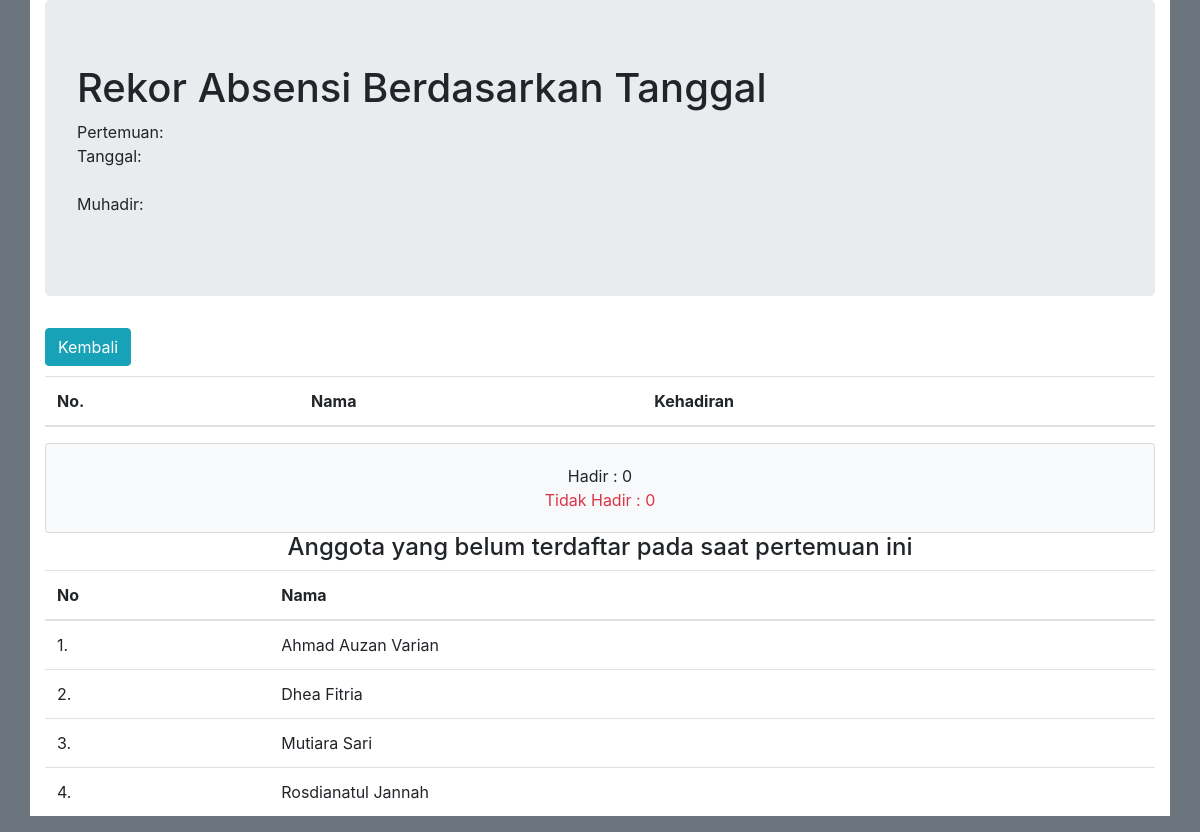
Before: /Absensi/rekor_tanggal/5 with the older database file.
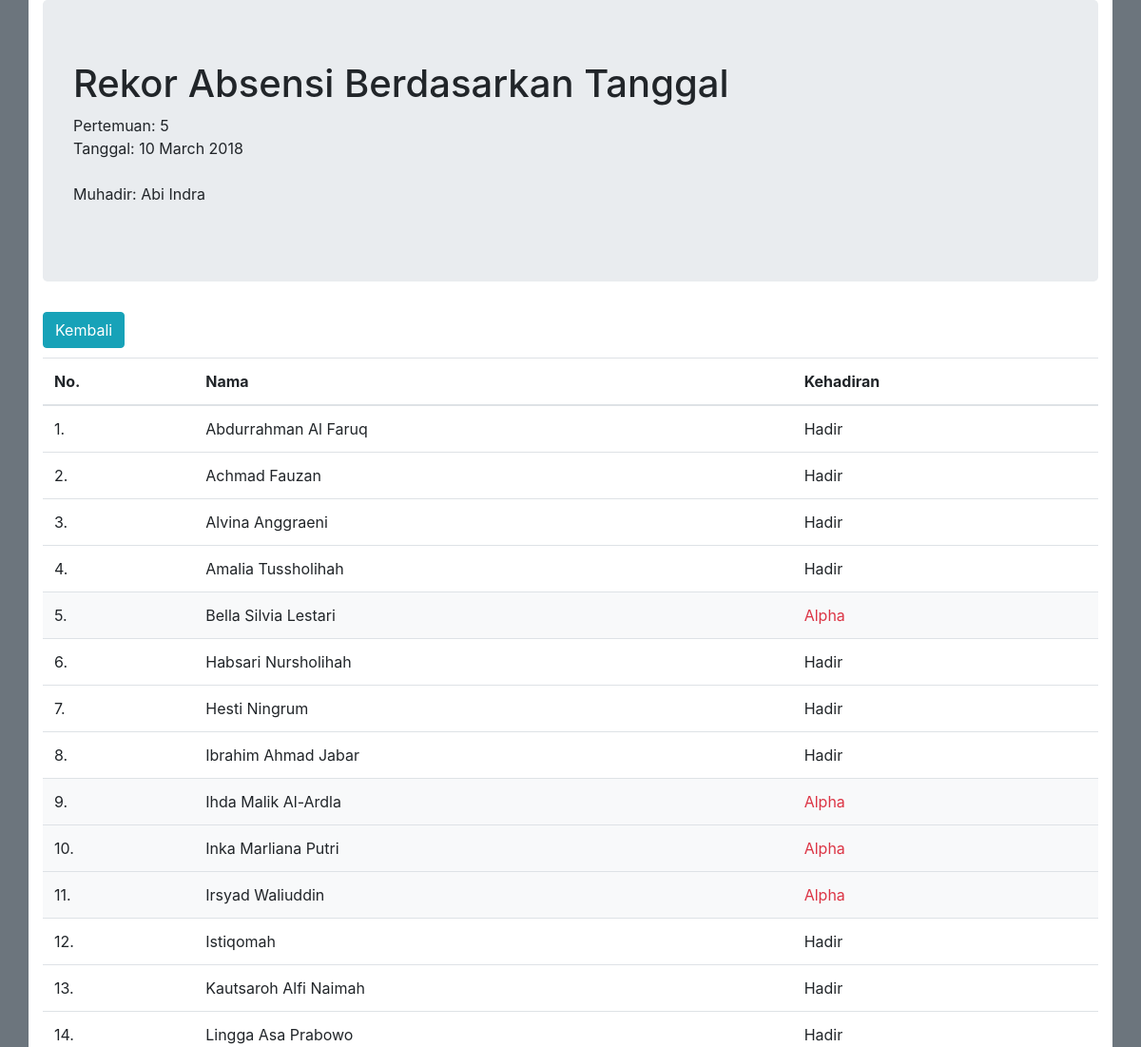
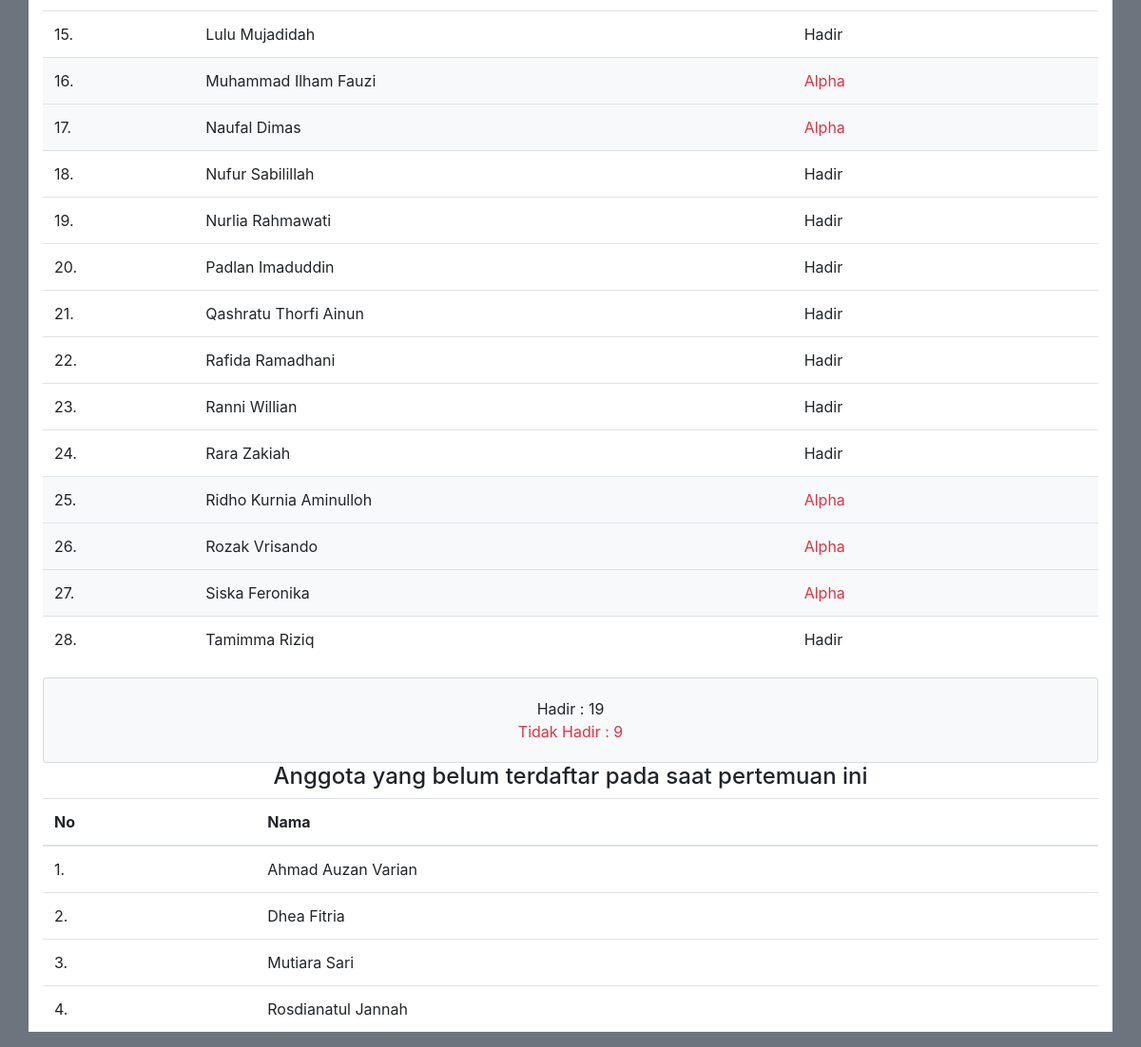
After: the same page with the newer database file (2 pictures, top to bottom).
### tables this page shows
CREATE TABLE `tbl_anggota` (
  `id` int(11) NOT NULL AUTO_INCREMENT,
  `nama` varchar(45) NOT NULL,
  `alamat` text NOT NULL,
  `notelp` varchar(13) NOT NULL,
  `foto` varchar(255) DEFAULT NULL,
  PRIMARY KEY (`id`)
);

CREATE TABLE `tbl_kehadiran` (
  `id_tgl` int(11) NOT NULL,
  `id` int(11) NOT NULL,
  `tanggal` date NOT NULL,
  `hadir` enum('Hadir','Alpha') NOT NULL,
  `id_muhadir` varchar(50) NOT NULL DEFAULT '',
  KEY `ID` (`id`)
);

### application/controllers/Absensi.php (called while the page is built, shortened)
<?php
class Absensi extends CI_Controller{
    public function __construct(){
        $this->load->model('absensi_model');
        $this->load->library('Pdf');
    }
    public function rekor_tanggal($id){
        $data = $this->absensi_model->query("SELECT *, DATE_FORMAT(tanggal,'%d %M %Y') as tanggal
                                            FROM tbl_anggota , tbl_kehadiran
                                            INNER JOIN tbl_muhadir
                                            ON tbl_muhadir.id_muhadir = tbl_kehadiran.id_muhadir
                                            where tbl_anggota.id = tbl_kehadiran.id AND id_tgl = $id
                                            order by nama asc"
                                        );
        $not = $this->absensi_model->query("SELECT id, nama FROM tbl_anggota WHERE id NOT IN(SELECT id FROM tbl_kehadiran WHERE id_tgl = $id) ORDER BY nama");
        $data = array(
            'data' => $data,
            'pertemuan' => $data[0]['id_tgl'],
            'tanggal' => $data[0]['tanggal'],
            'muhadir' => $data[0]['muhadir'],
            'not' => $not
            );
        $this->load->view('rekor_tanggal', $data);
    }
}

### index.php (called while the page is built, shortened)
<?php
require_once BASEPATH.'core/CodeIgniter.php';

### application/models/Absensi_model.php (called while the page is built, shortened)
<?php
class Absensi_model extends CI_Model{
    public function query($query){
        $res=$this->db->query($query);
        return $res->result_array();
    }
}

### application/views/rekor_tanggal.php (the view, shortened to what this page needs)
<!DOCTYPE HTML>
<html>
    <head>
    <link rel="stylesheet" href="https://maxcdn.bootstrapcdn.com/bootstrap/4.0.0/css/bootstrap.min.css">
    <link rel="stylesheet" href="<?php echo base_url('resources/css/w3-colors-win8.css'); ?>">
    </head>
    <body class="bg-secondary">
	<div class="container bg-white">
	    <div class="jumbotron">
	        <h1>Rekor Absensi Berdasarkan Tanggal</h1>
	        <p>
	            Pertemuan: <?= $pertemuan; ?> <br>
	            Tanggal: <?= $tanggal; ?><br><br>
    	        Muhadir: <?= $muhadir; ?>
	        </p>
	    </div>
	    <div class="pull-right" style="margin-bottom: 10px;">
	        <a class="btn btn-info" href="<?=site_url('Absensi/rekor_presensi'); ?>">Kembali</a>
	    </div>
	<table class="table">
		<thead>
			<th>No.</th>
			<th>Nama</th>
			<th>Kehadiran</th>
		</thead>
		<tbody>
			<?php $no = 1; $hadir = 0; $alpha = 0; ?>
			<?php foreach($data as $rekortgl){ ?>
			<?php if($rekortgl['hadir'] == "Alpha"){ ?>
			<tr class="bg-light">
				<td><?=$no; ?>.</td>
				<td><?=$rekortgl['nama']; ?></td>
				<td><span class="text-danger"><?=$rekortgl['hadir']; ?></span><?php $alpha++; ?></td>
			</tr>
			<?php } else{ ?>
			<tr>
				<td><?=$no; ?>.</td>
				<td><?=$rekortgl['nama']; ?></td>
				<td><?=$rekortgl['hadir']; $hadir++; ?></td>
			<?php } ?>
			<?php $no++; ?>
			<?php } ?>
		</tbody>
	</table>
	<div class="card bg-light">
	    <div class="card-body text-center">
	        <span>Hadir : <?= $hadir; ?></span><br>
	        <span class="text-danger">Tidak Hadir : <?= $alpha; ?></span>
	    </div>
	</div>
	<h4 class="text-center">Anggota yang belum terdaftar pada saat pertemuan ini</h4>
	<table class="table">
	    <thead>
	        <tr>
	            <th>No</th>
	            <th>Nama</th>
	        </tr>
	    </thead>
	    <tbody>
	        <?php $no = 1; ?>
	        <?php foreach($not as $belum){ ?>
	            <tr>
	                <td><?=$no; ?>.</td>
	                <td><?=$belum['nama']; ?></td>
	                <?php $no++; ?>
	            </tr>
	        <?php } ?>
	    </tbody>
	</table>
</div>
</body>
</html>

Changed rows visible on the page:
now on this page (row edited): tbl_anggota: nama "Abdurrahman Al Faruq", tbl_kehadiran.hadir "Hadir", shown under "Rekor Absensi Berdasarkan Tanggal"
now on this page (row edited): tbl_anggota: nama "Achmad Fauzan", tbl_kehadiran.hadir "Hadir", shown under "Rekor Absensi Berdasarkan Tanggal"
now on this page (row edited): tbl_anggota: nama "Alvina Anggraeni", tbl_kehadiran.hadir "Hadir", shown under "Rekor Absensi Berdasarkan Tanggal"
now on this page (row edited): tbl_anggota: nama "Amalia Tussholihah", tbl_kehadiran.hadir "Hadir", shown under "Rekor Absensi Berdasarkan Tanggal"
now on this page (row edited): tbl_anggota: nama "Bella Silvia Lestari", tbl_kehadiran.hadir "Alpha", shown under "Rekor Absensi Berdasarkan Tanggal"
now on this page (row edited): tbl_anggota: nama "Habsari Nursholihah", tbl_kehadiran.hadir "Hadir", shown under "Rekor Absensi Berdasarkan Tanggal"
now on this page (row edited): tbl_anggota: nama "Hesti Ningrum", tbl_kehadiran.hadir "Hadir", shown under "Rekor Absensi Berdasarkan Tanggal"
now on this page (row edited): tbl_anggota: nama "Ibrahim Ahmad Jabar", tbl_kehadiran.hadir "Hadir", shown under "Rekor Absensi Berdasarkan Tanggal"
now on this page (row edited): tbl_anggota: nama "Ihda Malik Al-Ardla", tbl_kehadiran.hadir "Alpha", shown under "Rekor Absensi Berdasarkan Tanggal"
now on this page (row edited): tbl_anggota: nama "Inka Marliana Putri", tbl_kehadiran.hadir "Alpha", shown under "Rekor Absensi Berdasarkan Tanggal"
now on this page (row edited): tbl_anggota: nama "Irsyad Waliuddin", tbl_kehadiran.hadir "Alpha", shown under "Rekor Absensi Berdasarkan Tanggal"
now on this page (row edited): tbl_anggota: nama "Istiqomah", tbl_kehadiran.hadir "Hadir", shown under "Rekor Absensi Berdasarkan Tanggal"
added tbl_anggota: nama "Kautsaroh Alfi Naimah", tbl_kehadiran.hadir "Hadir", shown under "Rekor Absensi Berdasarkan Tanggal"
now on this page (row edited): tbl_anggota: nama "Lingga Asa Prabowo", tbl_kehadiran.hadir "Hadir", shown under "Rekor Absensi Berdasarkan Tanggal"
now on this page (row edited): tbl_anggota: nama "Lulu Mujadidah", tbl_kehadiran.hadir "Hadir", shown under "Rekor Absensi Berdasarkan Tanggal"
now on this page (row edited): tbl_anggota: nama "Muhammad Ilham Fauzi", tbl_kehadiran.hadir "Alpha", shown under "Rekor Absensi Berdasarkan Tanggal"
now on this page (row edited): tbl_anggota: nama "Naufal Dimas", tbl_kehadiran.hadir "Alpha", shown under "Rekor Absensi Berdasarkan Tanggal"
now on this page (row edited): tbl_anggota: nama "Nufur Sabilillah", tbl_kehadiran.hadir "Hadir", shown under "Rekor Absensi Berdasarkan Tanggal"
now on this page (row edited): tbl_anggota: nama "Nurlia Rahmawati", tbl_kehadiran.hadir "Hadir", shown under "Rekor Absensi Berdasarkan Tanggal"
now on this page (row edited): tbl_anggota: nama "Padlan Imaduddin", tbl_kehadiran.hadir "Hadir", shown under "Rekor Absensi Berdasarkan Tanggal"
now on this page (row edited): tbl_anggota: nama "Qashratu Thorfi Ainun", tbl_kehadiran.hadir "Hadir", shown under "Rekor Absensi Berdasarkan Tanggal"
now on this page (row edited): tbl_anggota: nama "Rafida Ramadhani", tbl_kehadiran.hadir "Hadir", shown under "Rekor Absensi Berdasarkan Tanggal"
now on this page (row edited): tbl_anggota: nama "Ranni Willian", tbl_kehadiran.hadir "Hadir", shown under "Rekor Absensi Berdasarkan Tanggal"
now on this page (row edited): tbl_anggota: nama "Rara Zakiah", tbl_kehadiran.hadir "Hadir", shown under "Rekor Absensi Berdasarkan Tanggal"
now on this page (row edited): tbl_anggota: nama "Ridho Kurnia Aminulloh", tbl_kehadiran.hadir "Alpha", shown under "Rekor Absensi Berdasarkan Tanggal"
now on this page (row edited): tbl_anggota: nama "Rozak Vrisando", tbl_kehadiran.hadir "Alpha", shown under "Rekor Absensi Berdasarkan Tanggal"
now on this page (row edited): tbl_anggota: nama "Siska Feronika", tbl_kehadiran.hadir "Alpha", shown under "Rekor Absensi Berdasarkan Tanggal"
now on this page (row edited): tbl_anggota: nama "Tamimma Riziq", tbl_kehadiran.hadir "Hadir", shown under "Rekor Absensi Berdasarkan Tanggal"
Other visible differences:
$pertemuan: (not shown) → "5"
$tanggal: (not shown) → "10 March 2018"
$muhadir: (not shown) → "Abi Indra"
$hadir: "0" → "19"
$alpha: "0" → "9"
